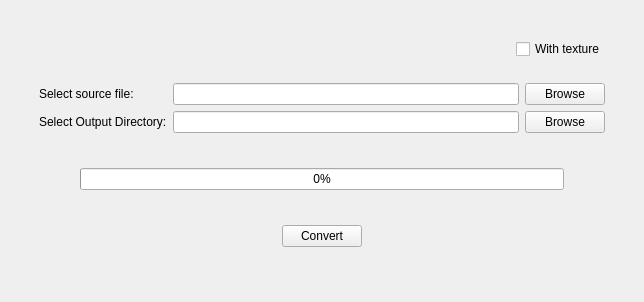
<?xml version="1.0" encoding="UTF-8"?>
<ui version="4.0">
 <class>FormatConvertDialog</class>
 <widget class="QWidget" name="FormatConvertDialog">
  <property name="geometry">
   <rect>
    <x>0</x>
    <y>0</y>
    <width>644</width>
    <height>302</height>
   </rect>
  </property>
  <property name="focusPolicy">
   <enum>Qt::ClickFocus</enum>
  </property>
  <property name="windowTitle">
   <string>Convert depth data to point cloud</string>
  </property>
  <layout class="QVBoxLayout" name="verticalLayout">
   <property name="leftMargin">
    <number>30</number>
   </property>
   <property name="topMargin">
    <number>30</number>
   </property>
   <property name="rightMargin">
    <number>30</number>
   </property>
   <property name="bottomMargin">
    <number>30</number>
   </property>
   <item>
    <widget class="QWidget" name="widget" native="true">
     <layout class="QHBoxLayout" name="horizontalLayout">
      <item>
       <spacer name="horizontalSpacer">
        <property name="orientation">
         <enum>Qt::Horizontal</enum>
        </property>
        <property name="sizeHint" stdset="0">
         <size>
          <width>462</width>
          <height>20</height>
         </size>
        </property>
       </spacer>
      </item>
      <item>
       <widget class="QCheckBox" name="withTextureCheckBox">
        <property name="text">
         <string>With texture</string>
        </property>
       </widget>
      </item>
     </layout>
    </widget>
   </item>
   <item>
    <widget class="QWidget" name="widget_2" native="true">
     <layout class="QGridLayout" name="gridLayout">
      <item row="1" column="2">
       <widget class="QPushButton" name="selectOutputButton">
        <property name="sizePolicy">
         <sizepolicy hsizetype="Preferred" vsizetype="Fixed">
          <horstretch>0</horstretch>
          <verstretch>0</verstretch>
         </sizepolicy>
        </property>
        <property name="focusPolicy">
         <enum>Qt::NoFocus</enum>
        </property>
        <property name="text">
         <string>Browse</string>
        </property>
       </widget>
      </item>
      <item row="0" column="1">
       <widget class="QLineEdit" name="lineEditSrc"/>
      </item>
      <item row="0" column="2">
       <widget class="QPushButton" name="selectSrcButton">
        <property name="sizePolicy">
         <sizepolicy hsizetype="Preferred" vsizetype="Fixed">
          <horstretch>0</horstretch>
          <verstretch>0</verstretch>
         </sizepolicy>
        </property>
        <property name="focusPolicy">
         <enum>Qt::NoFocus</enum>
        </property>
        <property name="text">
         <string>Browse</string>
        </property>
       </widget>
      </item>
      <item row="1" column="1">
       <widget class="QLineEdit" name="lineEditOutput"/>
      </item>
      <item row="0" column="0">
       <widget class="QLabel" name="label">
        <property name="text">
         <string>Select source file:</string>
        </property>
       </widget>
      </item>
      <item row="1" column="0">
       <widget class="QLabel" name="label_2">
        <property name="text">
         <string>Select Output Directory:</string>
        </property>
       </widget>
      </item>
     </layout>
    </widget>
   </item>
   <item>
    <widget class="QWidget" name="widget_4" native="true">
     <layout class="QHBoxLayout" name="horizontalLayout_4">
      <property name="leftMargin">
       <number>50</number>
      </property>
      <property name="topMargin">
       <number>20</number>
      </property>
      <property name="rightMargin">
       <number>50</number>
      </property>
      <property name="bottomMargin">
       <number>20</number>
      </property>
      <item>
       <widget class="QProgressBar" name="convertProgress">
        <property name="value">
         <number>0</number>
        </property>
        <property name="alignment">
         <set>Qt::AlignRight|Qt::AlignTrailing|Qt::AlignVCenter</set>
        </property>
       </widget>
      </item>
     </layout>
    </widget>
   </item>
   <item>
    <widget class="QWidget" name="widget_5" native="true">
     <layout class="QHBoxLayout" name="horizontalLayout_5">
      <item>
       <spacer name="horizontalSpacer_2">
        <property name="orientation">
         <enum>Qt::Horizontal</enum>
        </property>
        <property name="sizeHint" stdset="0">
         <size>
          <width>40</width>
          <height>20</height>
         </size>
        </property>
       </spacer>
      </item>
      <item>
       <widget class="QPushButton" name="convertButton">
        <property name="focusPolicy">
         <enum>Qt::ClickFocus</enum>
        </property>
        <property name="text">
         <string>Convert</string>
        </property>
       </widget>
      </item>
      <item>
       <spacer name="horizontalSpacer_3">
        <property name="orientation">
         <enum>Qt::Horizontal</enum>
        </property>
        <property name="sizeHint" stdset="0">
         <size>
          <width>40</width>
          <height>20</height>
         </size>
        </property>
       </spacer>
      </item>
     </layout>
    </widget>
   </item>
   <item>
    <spacer name="verticalSpacer">
     <property name="orientation">
      <enum>Qt::Vertical</enum>
     </property>
     <property name="sizeHint" stdset="0">
      <size>
       <width>20</width>
       <height>40</height>
      </size>
     </property>
    </spacer>
   </item>
  </layout>
 </widget>
 <resources/>
 <connections/>
</ui>
